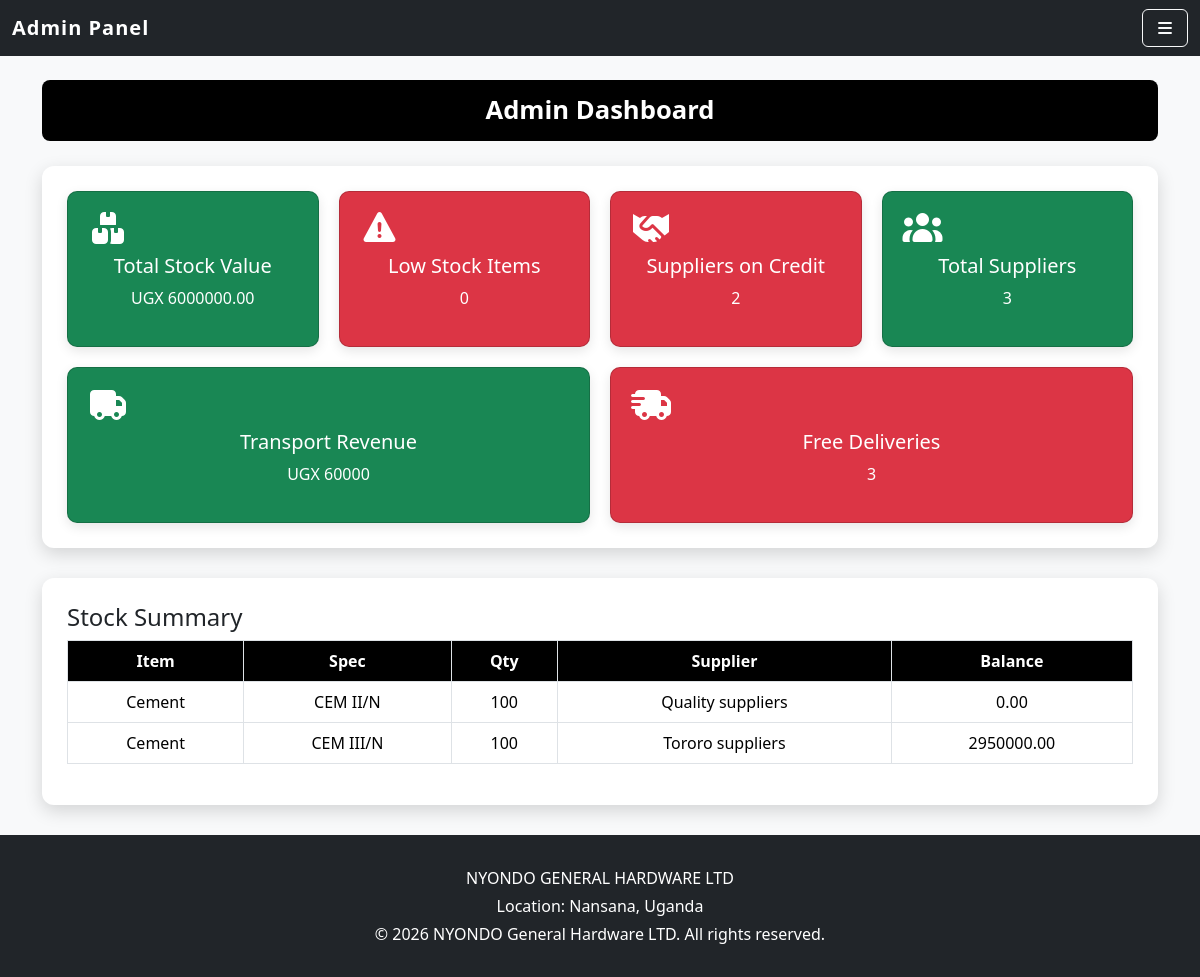
/dashboard/, run on the app's committed database.
### dupapp/models.py (models this page shows, shortened)
class Stock(models.Model):
    item_name = models.CharField(max_length=50)
    specification = models.CharField(max_length=100,blank=True)
    quantity = models.IntegerField()
    unit_cost = models.DecimalField(max_digits=10,decimal_places=2)
    selling_price = models.DecimalField(max_digits=10,decimal_places=2 )
    supplier = models.ForeignKey(Supplier,on_delete=models.CASCADE,related_name='stocks')
    date_received = models.DateTimeField(auto_now_add=True)
    payment_method = models.CharField(max_length=20,choices=[
            ('Cash', 'Cash'),
            ('Credit', 'Credit')
        ]
    )
    amount_paid = models.DecimalField(max_digits=10,decimal_places=2,default=0)
    def balance(self):
        return (self.quantity * self.unit_cost) - self.amount_paid
    def stock_value(self):
        return self.quantity * self.unit_cost

class Supplier(models.Model):
    name = models.CharField(max_length=100, unique=True)
    email = models.EmailField(unique=True)
    contact = models.CharField(max_length=20,blank=True,null=True)
    address = models.CharField(max_length=200,blank=True,null=True)

### dupapp/views.py (the view)
# urls.py: path("dashboard/", views.admin_dashboard, name="admin_dashboard"),
def admin_dashboard(request):
    stocks = Stock.objects.all()
    suppliers = Supplier.objects.all()
    low_stock = stocks.filter(quantity__lt=10)
    supplier_credit = Sale.objects.filter(payment_method="Credit")
    total_stock_value = sum([s.stock_value() for s in stocks]) if stocks else 0
    transport_revenue = Sale.objects.aggregate(Sum('transport_cost'))['transport_cost__sum'] or 0
    free_deliveries = Sale.objects.filter(transport_cost=0).count()
    context = {
        "stocks": stocks,
        "suppliers": suppliers,
        "low_stock": low_stock,
        "supplier_credit": supplier_credit,
        "total_stock_value": total_stock_value,
        "transport_revenue": transport_revenue,
        "free_deliveries": free_deliveries,
    }
    return render(request, "admin_dashboard.html", context)

### dupapp/templates/admin_dashboard.html (shortened to what this page needs)
{% extends "base_admin.html" %}
{% block content %}
<h2 class="page-heading">Admin Dashboard</h2>
<div class="cards-container">
  <div class="card bg-success text-white">
    <i class="fas fa-boxes"></i>
    <h5>Total Stock Value</h5>
    <p>UGX {{ total_stock_value }}</p>
  </div>
  <div class="card bg-danger text-white">
    <i class="fas fa-exclamation-triangle"></i>
    <h5>Low Stock Items</h5>
    <p>{{ low_stock.count }}</p>
  </div>
  <div class="card bg-danger text-white">
    <i class="fas fa-handshake"></i>
    <h5>Suppliers on Credit</h5>
    <p>{{ supplier_credit.count }}</p>
  </div>
  <div class="card bg-success text-white">
    <i class="fas fa-users"></i>
    <h5>Total Suppliers</h5>
    <p>{{ suppliers.count }}</p>
  </div>
  <div class="card bg-success text-white">
    <i class="fas fa-truck"></i>
    <h5>Transport Revenue</h5>
    <p>UGX {{ transport_revenue }}</p>
  </div>
  <div class="card bg-danger text-white">
    <i class="fas fa-shipping-fast"></i>
    <h5>Free Deliveries</h5>
    <p>{{ free_deliveries }}</p>
  </div>
</div>
<div class="fields-container">
  <h4>Stock Summary</h4>
  <table class="table table-bordered">
    <thead>
      <tr>
        <th>Item</th><th>Spec</th><th>Qty</th><th>Supplier</th><th>Balance</th>
      </tr>
    </thead>
    <tbody>
      {% for stock in stocks %}
        <tr {% if stock.quantity < 10 %} class="table-danger" {% endif %}>
          <td>{{ stock.item_name }}</td>
          <td>{{ stock.specification }}</td>
          <td>{{ stock.quantity }}</td>
          <td>{{ stock.supplier.name }}</td>
          <td>{{ stock.balance }}</td>
        </tr>
      {% endfor %}
    </tbody>
  </table>
  </div>
{% endblock %}

### dupapp/templates/base_admin.html (style rules this page uses)
html, body { height: 100%; margin: 0; padding: 0; }
body { background-color:#f8f9fa; display: flex; flex-direction: column; }

### dupapp/templates/admin_dashboard.html (style rules this page uses)
.cards-container { background: #fff; border-radius: 12px; padding: 25px; margin: 20px auto; max-width: 1200px; box-shadow: 0 6px 18px rgba(0,0,0,0.15); display: flex; flex-wrap: wrap; justify-content: center; gap: 20px; }
.fields-container { background: #fff; border-radius: 12px; padding: 25px; margin: 30px auto; max-width: 1200px; box-shadow: 0 6px 18px rgba(0,0,0,0.15); }
.page-heading { background-color: #000; color: #fff; text-align: center; padding: 15px; font-size: 1.6rem; font-weight: 600; margin-bottom: 25px; border-radius: 8px; }
.card { border-radius: 10px; text-align: center; font-weight: 500; padding: 20px; flex: 1; min-width: 250px; box-shadow: 0 4px 12px rgba(0,0,0,0.1); transition: transform 0.2s ease, box-shadow 0.2s ease; }
.card i { font-size: 2rem; margin-bottom: 10px; display: block; }
.table thead th { background-color: #000; color: #fff; text-align: center; }
.table td { text-align: center; vertical-align: middle; }

### data on the page
Stock: item_name "Cement", specification "CEM II/N", quantity "100", supplier.name "Quality suppliers", balance "0.00"
Stock: item_name "Cement", specification "CEM III/N", quantity "100", supplier.name "Tororo suppliers", balance "2950000.00"

### other printed values
{{ total_stock_value }} "6000000.00"
{{ low_stock.count }} "0"
{{ supplier_credit.count }} "2"
{{ suppliers.count }} "3"
{{ transport_revenue }} "60000"
{{ free_deliveries }} "3"
